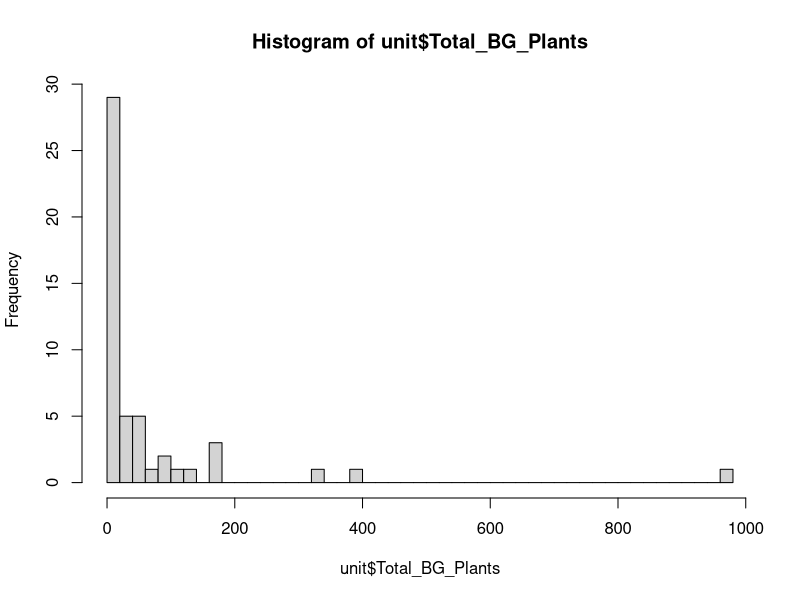
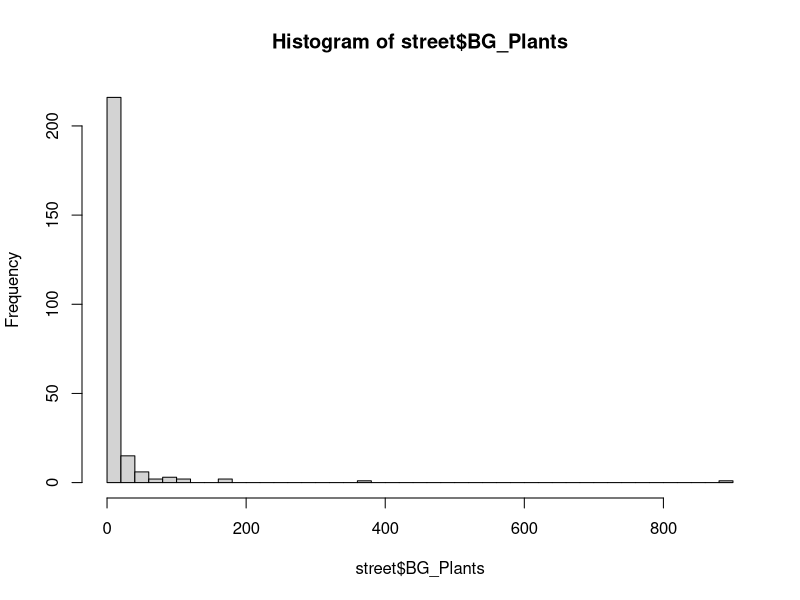
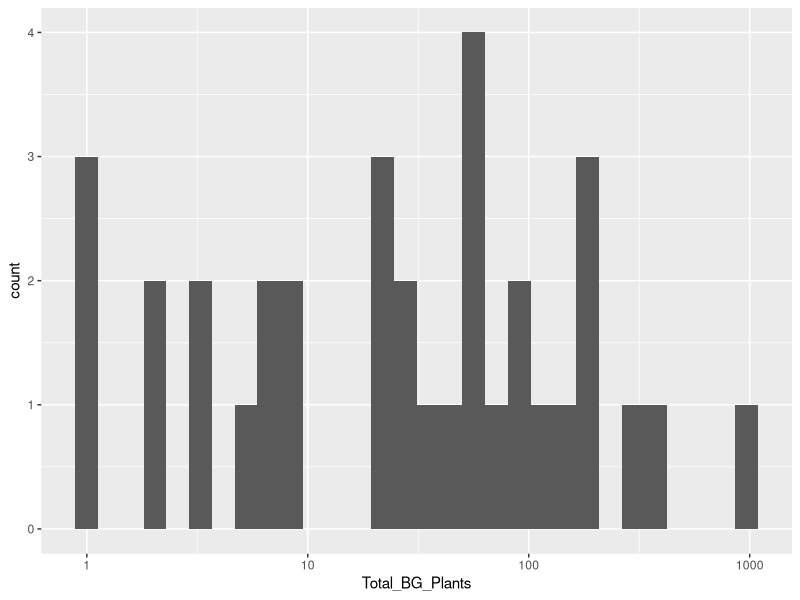
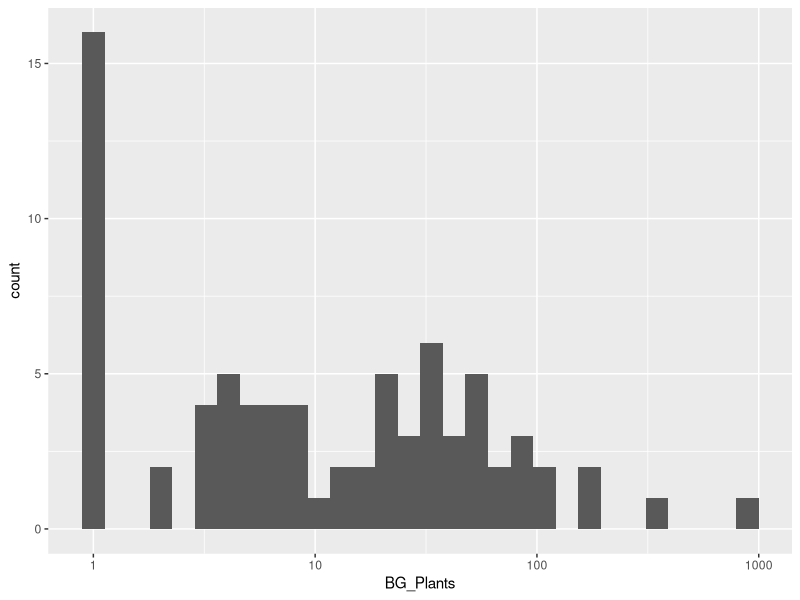
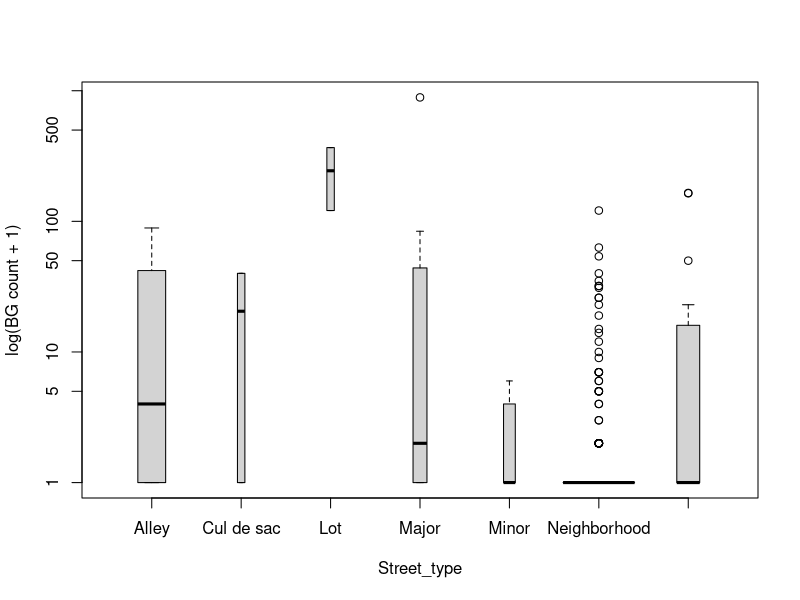
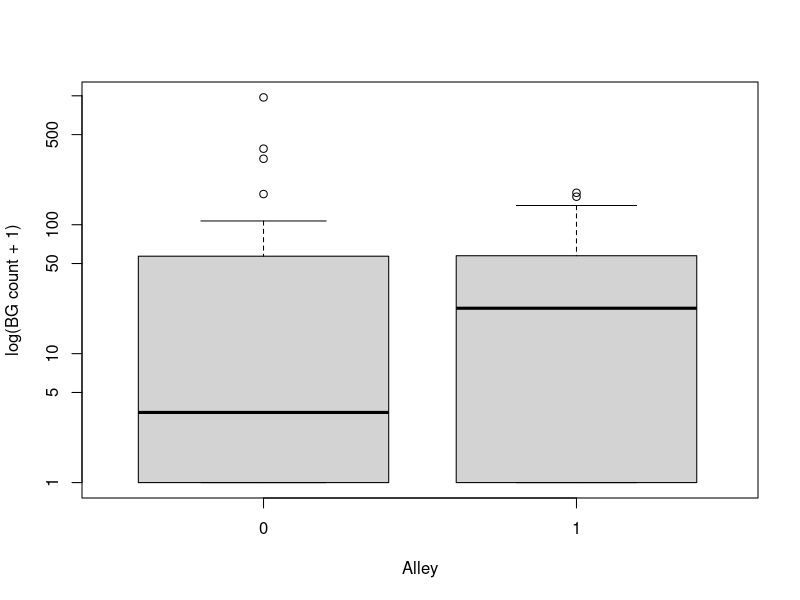
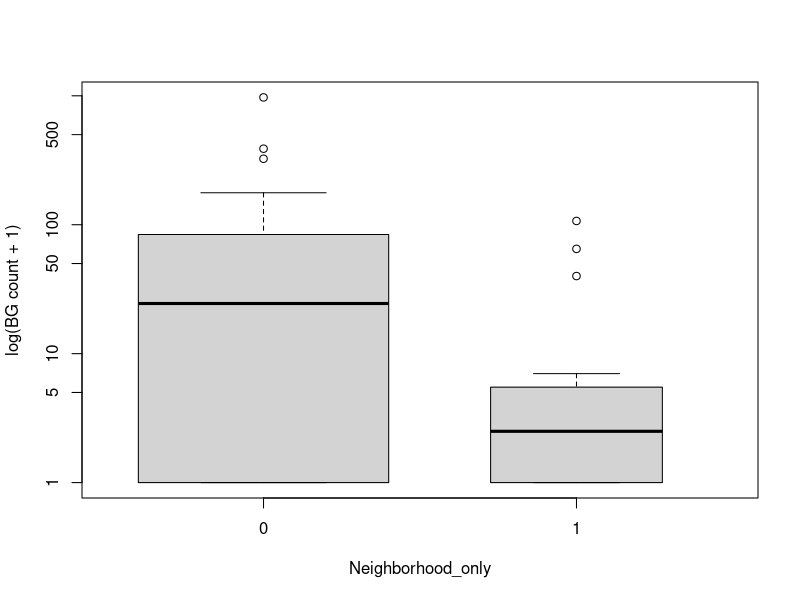
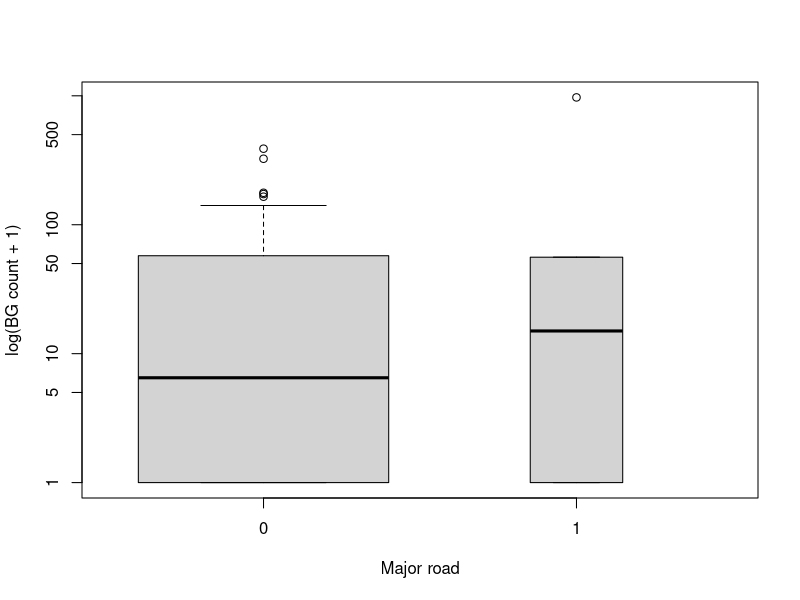

Here is the R script that generated these plots, in order:
library(readxl)
library(tidyverse)

# Load data ---------------------------------------------------------------

street <- read_xlsx("data/Neighborhood-data_LO.xlsx", sheet = "By street")
unit <- read_xlsx("data/Neighborhood-data_LO.xlsx", sheet = "Combined Samples")


# Basic data wrangling ----------------------------------------------------

unit <- unit %>% 
  mutate(across(c(Major, Minor, Major_Minor, Wide_Neighborhood, Alley, Lot, Neighborhood_only,
                  Income_level, Racial_Diversity_level), as.factor))


# Visualize ---------------------------------------------------------------

hist(unit$Total_BG_Plants, breaks = 50)
hist(street$BG_Plants, breaks = 50)


ggplot(unit, aes(x = Total_BG_Plants)) +
  geom_histogram() +
  scale_x_log10()

ggplot(street, aes(x = BG_Plants)) +
  geom_histogram() +
  scale_x_log10()


# By each street
# By street type
boxplot(BG_Plants + 1 ~ Street_type, data = street, log = "y",
        varwidth = TRUE, ylab = "log(BG count + 1)", xlab = "Street_type")


# By sampling unit
# Presence of alley
boxplot(Total_BG_Plants + 1 ~ Alley, data = unit, log = "y",
        varwidth = TRUE, ylab = "log(BG count + 1)", xlab = "Alley")

# Presence of any larger roads or alleys
boxplot(Total_BG_Plants + 1 ~ Neighborhood_only, data = unit, log = "y",
        varwidth = TRUE, ylab = "log(BG count + 1)", xlab = "Neighborhood_only")

# Presence of major road
boxplot(Total_BG_Plants + 1 ~ Major, data = unit, log = "y",
        varwidth = TRUE, ylab = "log(BG count + 1)", xlab = "Major road")

# Presence of major or minor road
boxplot(Total_BG_Plants + 1 ~ Major_Minor, data = unit, log = "y",
        varwidth = TRUE, ylab = "log(BG count + 1)", xlab = "Major and/or minor road")


# Income
boxplot(Total_BG_Plants + 1 ~ Income_level, data = unit, log = "y",
        varwidth = TRUE, ylab = "log(BG count + 1)", xlab = "Income_level")

ggplot(unit, aes(x = Income_level, y = Total_BG_Plants)) +
  geom_boxplot(outlier.shape = NA) +
  geom_jitter() +
  theme_minimal()

# Racial diversity/homogeneity 
boxplot(Total_BG_Plants + 1 ~ Racial_Diversity_level, data = unit, log = "y",
        varwidth = TRUE, ylab = "log(BG count + 1)", xlab = "Racial diversity")

# Invasion level (levels are mostly correct)
boxplot(Total_BG_Plants + 1 ~ Invasion_level, data = unit, log = "y",
        varwidth = TRUE, ylab = "log(BG count + 1)", xlab = "Invasion level")

# Unit area
plot(Total_BG_Plants + 1 ~ m2, data = unit, log = "y",
    ylab = "log(BG count + 1)", xlab = "m2")

plot(Total_BG_Plants ~ m2, data = unit,
     ylab = "log(BG count + 1)", xlab = "m2")

ggplot(unit, aes(x = m2, y = Total_BG_Plants)) +
  geom_point() +
  theme_bw()


# Remove Block 15, which had 917 plants
unit.rm15 <- unit %>% 
  filter(!Total_BG_Plants > 800)
street.rm15 <- street %>% 
  filter(!BG_Plants > 800)

ggplot(unit.rm15, aes(x = Alley, y = Total_BG_Plants)) +
  geom_boxplot(outlier.shape = NA) +
  geom_jitter() +
  theme_minimal()

ggplot(street.rm15, aes(x = Street_type, y = BG_Plants)) + 
  geom_boxplot(outlier.shape = NA) +
  geom_jitter() +
  theme_minimal()


# Attempt at GLM ----------------------------------------------------------

bg.alley <- glm(Total_BG_Plants ~ Alley * Neighborhood_only,
                   data = unit, family = "poisson")
summary(bg.alley)
